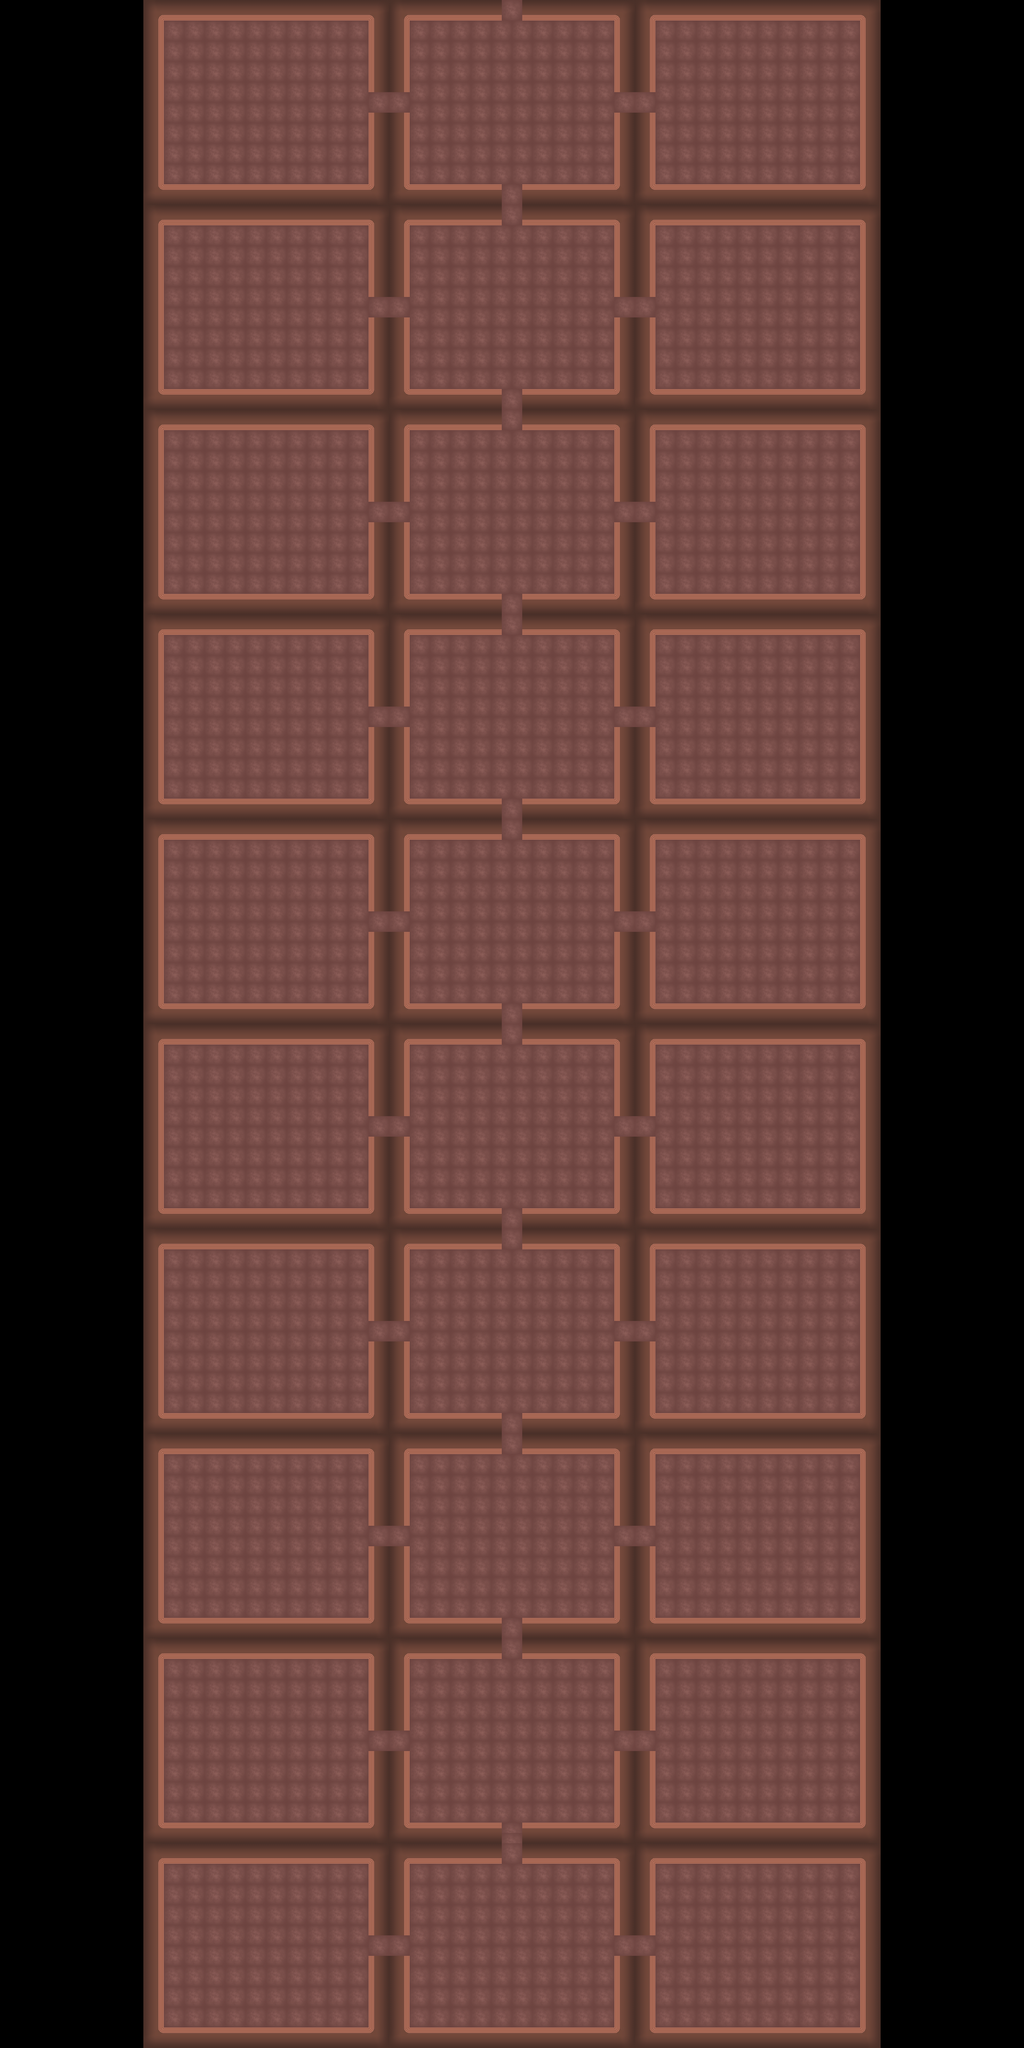

This game map was drawn from its Tiled (.tmx) file and the tilesets committed beside it. A one-line description and the trimmed map source follow:
An orthogonal 100x200 tile map with 32x32 px tiles, 2 tile layers (Tile Layer 1, Tile Layer 2).

<map version="1.5" tiledversion="1.5.0" orientation="orthogonal" renderorder="right-down" width="100" height="200" tilewidth="32" tileheight="32" infinite="0" nextlayerid="4" nextobjectid="110">
 <editorsettings>
  <export target="gamemap01.json" format="json" />
 </editorsettings>
 <tileset firstgid="1" source="CSprojecttiles00.tsx" />
 <layer id="1" name="Tile Layer 1" width="100" height="200">
  <data>[20000 cells, 2459 non-empty, 1 distinct tile ids]</data>
 </layer>
 <layer id="3" name="Tile Layer 2" width="100" height="200">
  <data>[20000 cells, 1201 non-empty, 9 distinct tile ids]</data>
 </layer>
 <objectgroup id="2" name="Object Layer 1" />
</map>